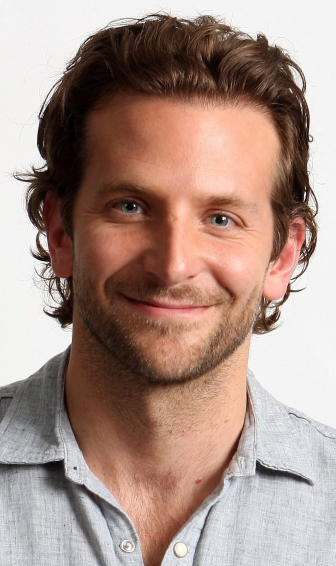
#> input picture BETA/TestCode/OpenCV/bradco.jpg, 336 x 566 px
$ python TUT-GrabCutFgExtr.py
#> lines starting #> are read from the running program, lines starting #| are printed output that depends on the picture
import cv2
import numpy as np
import matplotlib.pyplot as plt

'''

Starting with a user-specified bounding box (the box with the smallest measure within which all the points lie) around
the object to be segmented, the algorithm estimates the color distribution of the target object and that of the
background using a Gaussian mixture model (a probabilistic model for representing the presence of sub-populations within
an overall population).

This is used to construct a Markov random field (a set of random variables whose future states depend only upon the
current state) over the pixel labels, with an energy function (mathematical optimization) that prefers connected
regions having the same label, and running a graph cut based optimization to infer their values.

As this estimate is likely to be more accurate than the original, taken from the bounding box, this two-step procedure
is repeated until convergence.

'''

img = cv2.imread('bradco.jpg')
#> img is the input picture: shape (566, 336, 3); mean B, G, R 135.9, 145.6, 170
mask = np.zeros(img.shape[:2], np.uint8)

bgdModel = np.zeros((1, 65), np.float64)
fgdModel = np.zeros((1, 65), np.float64)

rect = (0, 0, 300, 300)

cv2.grabCut(img, mask, rect, bgdModel, fgdModel, 5, cv2.GC_INIT_WITH_RECT)
mask2 = np.where((mask == 2) | (mask == 0), 0, 1).astype('uint8')
img = img * mask2[:, :, np.newaxis]
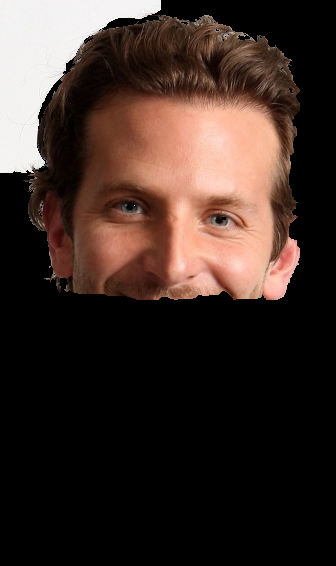
#> img: shape (566, 336, 3); mean B, G, R 39.6, 45.5, 60.3

plt.imshow(img)
plt.colorbar()
plt.show()
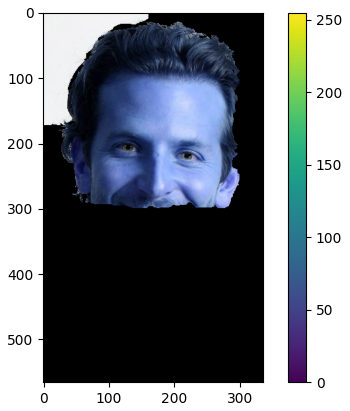
#> figure drawn by matplotlib, 2 panels; B, G, R data is drawn as R, G, B

$ run again, with BETA/TestCode/OpenCV/emmwat.jpg copied over BETA/TestCode/OpenCV/bradco.jpg
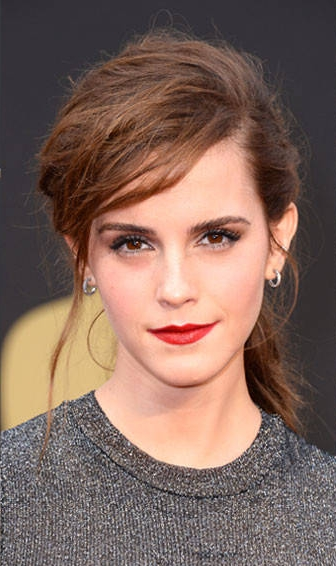
#> input picture BETA/TestCode/OpenCV/emmwat.jpg, 336 x 566 px
#> img is the input picture: shape (566, 336, 3); mean B, G, R 92.7, 102.8, 128.9
#> `img = img * mask2[:, :, np.newaxis]`:
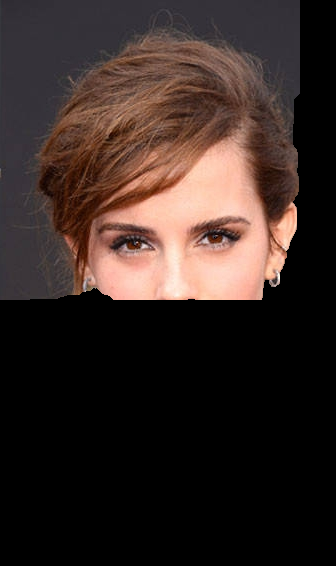
#> img: shape (566, 336, 3); mean B, G, R 36.3, 40.5, 54.1
#> `plt.show()`:
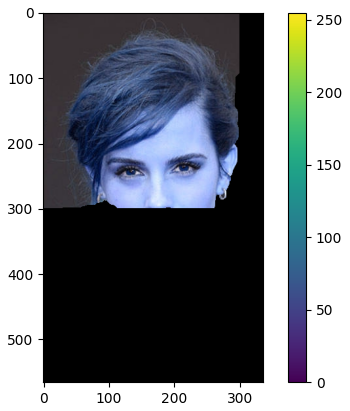
#> figure drawn by matplotlib, 2 panels; B, G, R data is drawn as R, G, B
